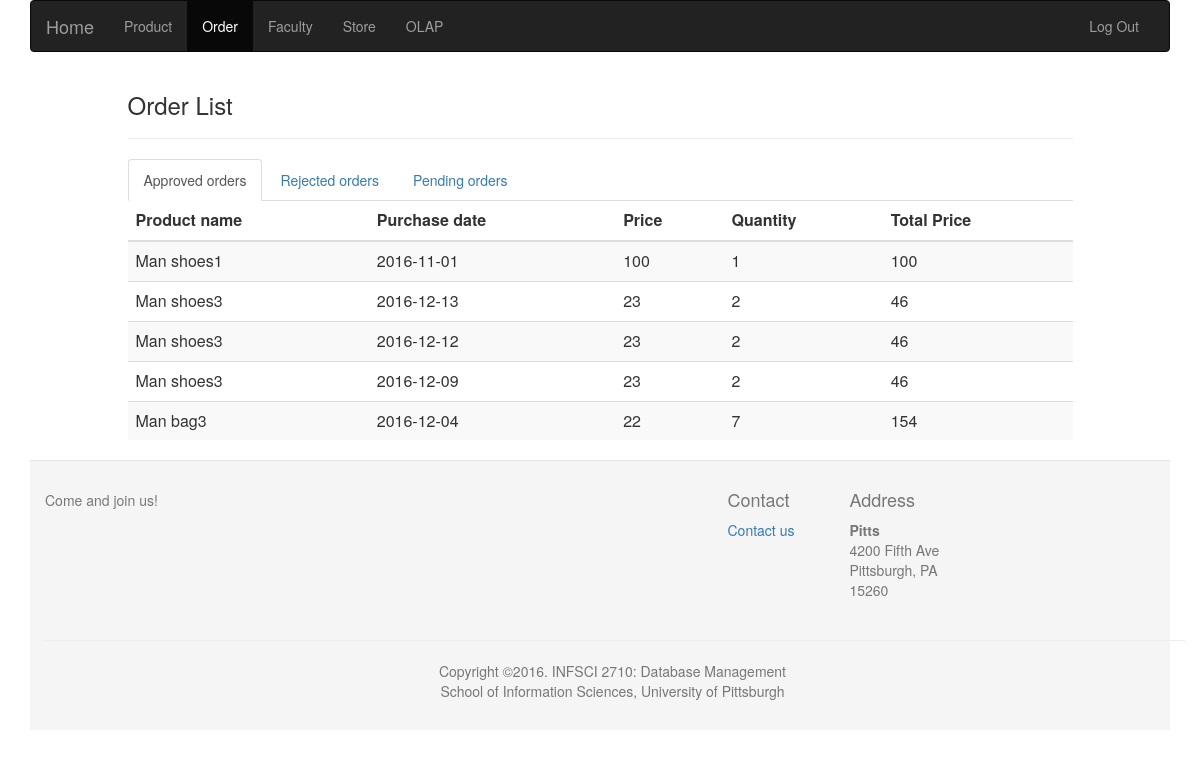
The page /Backstage/order.php (signed in) on the database as committed earlier.
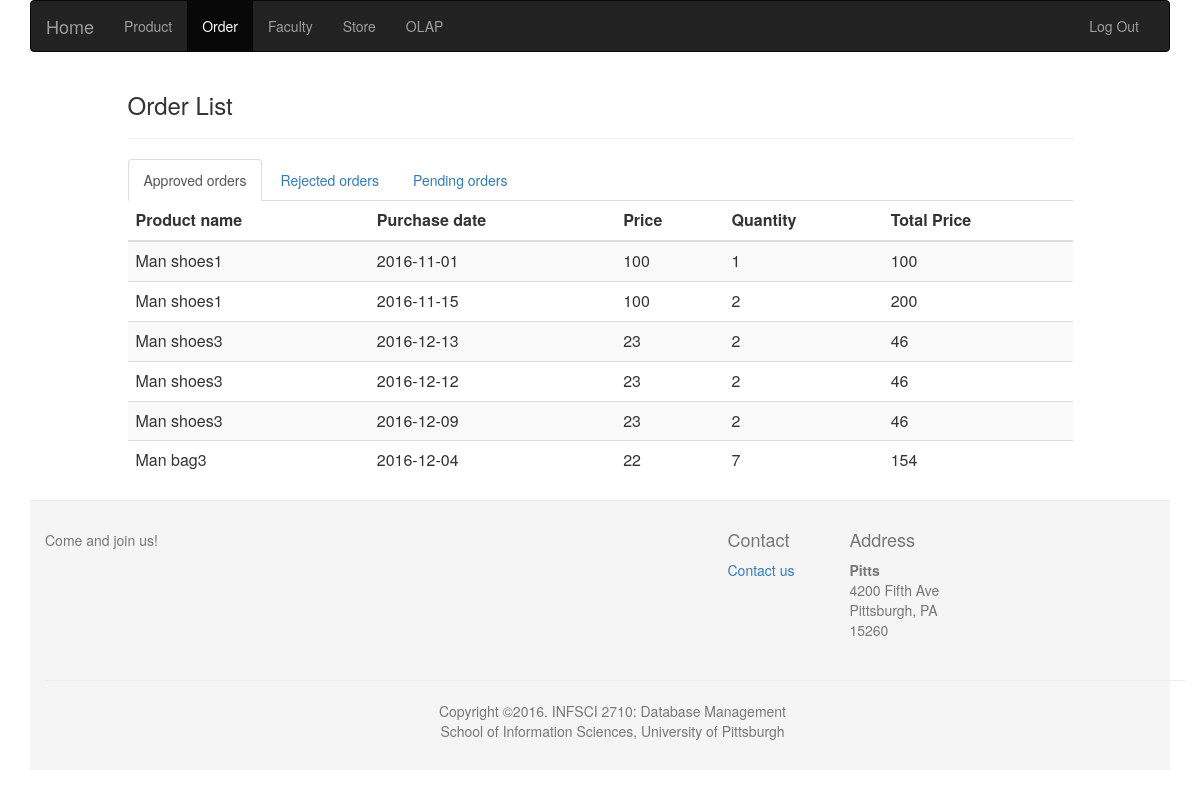
The same page on the database as committed later.
### tables this page shows
CREATE TABLE `Transaction` (
  `ID_Transaction` int(11) NOT NULL,
  `purchase_date` date DEFAULT NULL,
  `quantity` int(11) DEFAULT NULL,
  `price` float DEFAULT NULL,
  `ID_Product` int(11) DEFAULT NULL,
  `ID_Store` int(11) DEFAULT NULL,
  `ID_Customer` int(11) DEFAULT NULL,
  `ID_Company` int(11) DEFAULT NULL,
  `change_state` varchar(1000) DEFAULT NULL,
  `change_address` varchar(1000) DEFAULT NULL,
  `status` varchar(40) DEFAULT NULL
);

CREATE TABLE `Product` (
  `ID_Product` int(11) NOT NULL,
  `product_name` varchar(40) DEFAULT NULL,
  `inventory` int(11) DEFAULT NULL,
  `price` float DEFAULT NULL,
  `kind` varchar(40) DEFAULT NULL,
  `gender` varchar(30) NOT NULL,
  `description` varchar(1000) DEFAULT NULL,
  `image` varchar(1000) DEFAULT NULL,
  `ID_Store` int(11) DEFAULT NULL
);

### Backstage/Order_select_A.php (the view, shortened to what this page needs)
<?php
                    $Mid = $_SESSION['Mid'];
            $servername = "localhost";
            $username = "root";
            $password = "root";
            $dbname = "final";
            $conn = new mysqli($servername, $username, $password, $dbname);
            $sql2 = "SELECT * FROM Manager where ID_Manager = $Mid ";
                $result2 = $conn->query($sql2);
                while($row2 = $result2->fetch_assoc()) {
                    $job = $row2["job_title"];
                    $Sid = $row2["ID_Store"];
                    $state = $row2["state"];
                }
            if ($job == "super"){
                $sql = "SELECT * FROM Transaction where status = 'success' ";
            }elseif ($job == "manager") {
                $sql = "SELECT * FROM Transaction where status = 'success' and ID_Store = $Sid ";
            }else{
                $sql = "SELECT * FROM Transaction where status = 'success' and ID_Store = $Sid and change_state = '$state' ";
            }
            $result = $conn->query($sql);
            while($row = $result->fetch_assoc()) {
                $ID_Product = $row["ID_Product"];
                $purchase_date = $row["purchase_date"];
                $quantity = $row["quantity"];
                $price = $row["price"];
                $sql3 = "SELECT * FROM Product where ID_Product = $ID_Product ";
                $result3 = $conn->query($sql3);
                while($row3 = $result3->fetch_assoc()) {
                    $product_name = $row3["product_name"];
                }
                $totalp = $quantity * $price;
                echo "<tr>";
                echo "<td>".$product_name."</td>";
                echo "<td>".$purchase_date."</td>";
                echo "<td>".$price."</td>";
                echo "<td>".$quantity."</td>";
                echo "<td>".$totalp."</td>";
                echo "</tr>";
            }
?>

### Backstage/order.php (shortened to what this page needs)
<html lang="en">
<head>
    <link type="text/css" rel="stylesheet" href="css/bootstrap.min.css"/>
    <link type="text/css" rel="stylesheet" href="css/main.css"/>
</head>
<body>
<div class="container">
    <div class="row clearfix">
        <div class="col-md-12 column">
            <div class="row clearfix">
                <div class="col-md-12 column">
                    <nav class="navbar navbar-inverse" role="navigation">
                        <div class="container-fluid">
                            <div class="navbar-header">
                                <a class="navbar-brand" href="home.php">Home</a>
                            </div>
                            <div class="collapse navbar-collapse" id="bs-example-navbar-collapse-1">
                                <ul class="nav navbar-nav">
                                    <li><a href="product.php">Product</a></li>
                                    <li class="active"><a href="order.php">Order</a></li>
                                    <li><a href="faculty.php">Faculty</a></li>
                                    <li><a href="store.php">Store</a></li>
                                    <li><a href="olap.php">OLAP</a></li>
                                </ul>
                                <ul class="nav navbar-nav navbar-right">
                                    <li><a href="logout.php">Log Out</a></li>
                                </ul>
                            </div>
                        </div>
                    </nav>
                </div>
            </div>
        </div>
    </div>
    <div class="row clearfix">
        <div class="col-md-12 column">
            <div class="row clearfix">
                <div class="col-md-1 column">
                </div>
                <div class="col-md-10 column">
                    <h3>
                        Order List
                    </h3>
                    <hr>
                    <div class="tabbable" id="tabs-740623">
                        <ul class="nav nav-tabs">
                            <li class="active">
                                <a href="#approved" data-toggle="tab">Approved orders</a>
                            </li>
                            <li>
                                <a href="#rejected" data-toggle="tab">Rejected orders</a>
                            </li>
                            <li>
                                <a href="#holding" data-toggle="tab">Pending orders</a>
                            </li>
                        </ul>
                        <div class="tab-content">
                            <div class="tab-pane active" id="approved">
                                <table class="table table-striped table-hover">
                                    <thead>
                                    <tr>
                                        <th>
                                            Product name
                                        </th>
                                        <th>
                                            Purchase date
                                        </th>
                                        <th>
                                            Price
                                        </th>
                                        <th>
                                            Quantity
                                        </th>
                                        <th>
                                            Total Price
                                        </th>
                                    </tr>
                                    </thead>
                                    <tbody>
                                        <?php include_once("Order_select_A.php"); ?>
                                    </tbody>
                                </table>
                            </div>
                        </div>
                    </div>
                </div>
                <div class="col-md-1 column">
                </div>
            </div>
        </div>
    </div>
    <div class="row clearfix">
        <div class="col-md-12 column">
            <div class="footer">
                <div class="container">
                    <div class="row footer-top">
                        <div class="col-sm-6 col-lg-6">
                            <p>Come and join us!</p>
                        </div>
                        <div class="col-sm-6 col-lg-5 col-lg-offset-1">
                            <div class="row about">
                                <div class="col-xs-3">
                                    <h4>Contact</h4>
                                    <ul class="list-unstyled">
                                        <li>
                                            <a href="contactUs.php">Contact us</a>
                                        </li>
                                    </ul>
                                </div>
                                <div class="col-xs-3">
                                    <h4>Address</h4>
                                    <ul class="list-unstyled">
                                        <address> <strong>Pitts</strong>
                                            <br /> 4200 Fifth Ave<br /> Pittsburgh, PA 15260<br />
                                        </address>
                                    </ul>
                                </div>
                            </div>
                        </div>
                    </div>
                    <hr>
                    <div class="row footer-bottom">
                        <ul class="list-inline text-center">
                            <li>Copyright &copy;2016. INFSCI 2710: Database Management<br/>
                                School of Information Sciences, University of Pittsburgh </li>
                        </ul>
                    </div>
                </div>
            </div>
        </div>
    </div>
</div>
</body>
</html>

### Backstage/css/main.css (style rules this page uses)
html, body { height: 100%; }
.footer { border-top: 1px solid #e5e5e5; color: #777; padding: 19px 0; background-color: #f5f5f5; }

Rows that differ between the two databases and show on the page:
now on this page (row edited): transaction: ID_Product.product_name "Man shoes1", purchase_date "2016-11-15", price "100", quantity "2", totalp "200"
